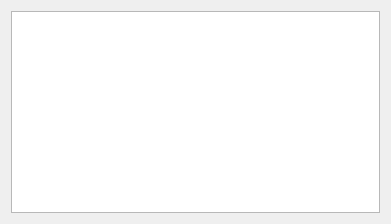
<?xml version="1.0" encoding="UTF-8"?>
<ui version="4.0">
 <class>Widget</class>
 <widget class="QWidget" name="Widget">
  <property name="geometry">
   <rect>
    <x>0</x>
    <y>0</y>
    <width>391</width>
    <height>224</height>
   </rect>
  </property>
  <property name="windowTitle">
   <string>Widget</string>
  </property>
  <layout class="QGridLayout" name="gridLayout">
   <item row="0" column="0">
    <widget class="QTableWidget" name="tableWidget">
     <attribute name="verticalHeaderVisible">
      <bool>true</bool>
     </attribute>
    </widget>
   </item>
  </layout>
 </widget>
 <resources/>
 <connections/>
</ui>
